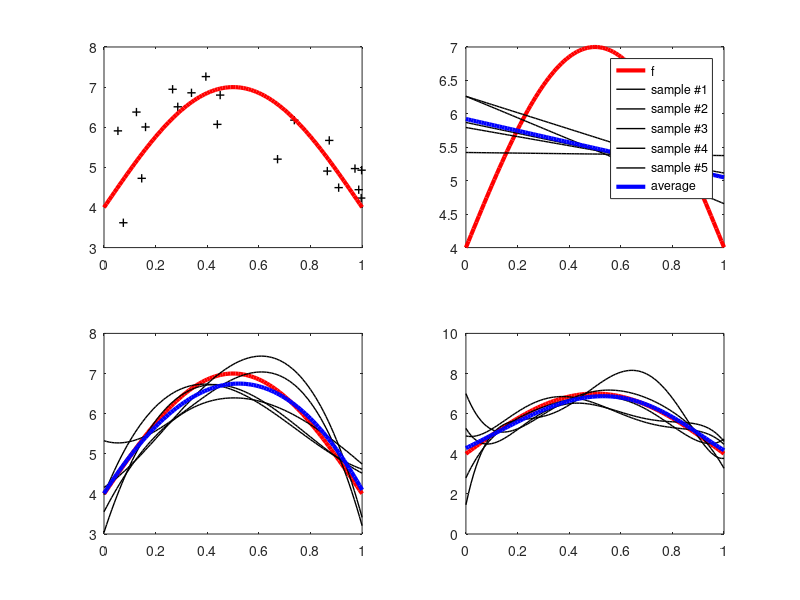
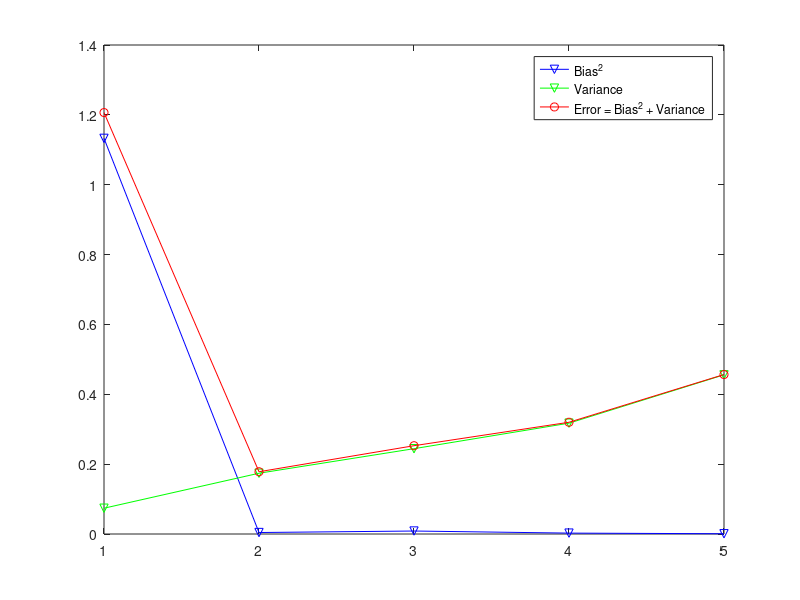

Reproduce these figures in MATLAB, in order.
clc; clear all;

xt = rand(1,20); 
rt = zeros(5,20);
for i=1:1:5
    noise = normrnd(0,1,[1,20]);
    rt(i,:) = (3*sin(3.14*xt) + 4)+ noise;
end

points = 0:0.01:1; 
f = 3*sin(3.14*points) + 4;

% plot a sample of data along with f
figure; 
subplot(2,2,1);
plot(xt,rt(1,:), 'k+','LineWidth', 1); hold on;
plot(points,f,'r','LineWidth', 3); hold on;
%axis()

degree = 1;
p1 = polyfit(xt,rt(1,:),degree); p1v = polyval(p1,points);
p2 = polyfit(xt,rt(2,:),degree); p2v = polyval(p2,points);
p3 = polyfit(xt,rt(3,:),degree); p3v = polyval(p3,points);
p4 = polyfit(xt,rt(4,:),degree); p4v = polyval(p4,points);
p5 = polyfit(xt,rt(5,:),degree); p5v = polyval(p5,points);
pv_average = (p1v + p2v + p3v + p4v + p5v)/5;
subplot(2,2,2);
plot(points,f,'r','LineWidth', 3); hold on;
plot(points,p1v,'k','LineWidth', 1); hold on;
plot(points,p2v,'k','LineWidth', 1); hold on;
plot(points,p3v,'k','LineWidth', 1); hold on;
plot(points,p4v,'k','LineWidth', 1); hold on;
plot(points,p5v,'k','LineWidth', 1); hold on;
plot(points,pv_average,'b','LineWidth', 3);
legend('f','sample #1','sample #2','sample #3','sample #4','sample #5','average');

degree = 3;
p1 = polyfit(xt,rt(1,:),degree); p1v = polyval(p1,points);
p2 = polyfit(xt,rt(2,:),degree); p2v = polyval(p2,points);
p3 = polyfit(xt,rt(3,:),degree); p3v = polyval(p3,points);
p4 = polyfit(xt,rt(4,:),degree); p4v = polyval(p4,points);
p5 = polyfit(xt,rt(5,:),degree); p5v = polyval(p5,points);
pv_average = (p1v + p2v + p3v + p4v + p5v)/5;
subplot(2,2,3);
plot(points,f,'r','LineWidth', 3); hold on;
plot(points,p1v,'k','LineWidth', 1); hold on;
plot(points,p2v,'k','LineWidth', 1); hold on;
plot(points,p3v,'k','LineWidth', 1); hold on;
plot(points,p4v,'k','LineWidth', 1); hold on;
plot(points,p5v,'k','LineWidth', 1); hold on;
plot(points,pv_average,'b','LineWidth', 3);

degree = 5;
p1 = polyfit(xt,rt(1,:),degree); p1v = polyval(p1,points);
p2 = polyfit(xt,rt(2,:),degree); p2v = polyval(p2,points);
p3 = polyfit(xt,rt(3,:),degree); p3v = polyval(p3,points);
p4 = polyfit(xt,rt(4,:),degree); p4v = polyval(p4,points);
p5 = polyfit(xt,rt(5,:),degree); p5v = polyval(p5,points);
pv_average = (p1v + p2v + p3v + p4v + p5v)/5;
subplot(2,2,4);
plot(points,f,'r','LineWidth', 3); hold on;
plot(points,p1v,'k','LineWidth', 1); hold on;
plot(points,p2v,'k','LineWidth', 1); hold on;
plot(points,p3v,'k','LineWidth', 1); hold on;
plot(points,p4v,'k','LineWidth', 1); hold on;
plot(points,p5v,'k','LineWidth', 1); hold on;
plot(points,pv_average,'b','LineWidth', 3);

%%
Ft = 3*sin(3.14*xt) + 4; 
Variance = zeros(5,1);
Bias_2 = zeros(5,1);
M = 100;
for degree = 1:1:5
    rt = zeros(M,20); %100 samples
    
    pv_avg = 0;
    for i=1:1:M
        noise = normrnd(0,1,[1,20]);
        rt(i,:) = (3*sin(3.14*xt) + 4)+ noise;
        p = polyfit(xt,rt(i,:),degree); pv = polyval(p,points);
        pv_avg = pv_avg + pv;
    end
    pv_avg = pv_avg / M;
    
    % Caculate Bias^2
    temp = 0;
    for j=1:1:length(points)
        temp = temp + (pv_avg(1,j) - f(1,j))^2;
    end
    Bias_2(degree,1) = temp/length(points);
    
    % Caculate Variance
    temp1 = 0;
    for i=1:1:M
        p = polyfit(xt,rt(i,:),degree); pv = polyval(p,points);
        gx = pv;
        temp2 = 0;
        for j=1:1:length(points)
            temp2 = temp2 + (gx(1,j) - pv_avg(1,j))^2;
        end
        temp1 = temp1 + temp2;
    end
    Variance(degree,1) = temp1/(M*length(points));
end
Error = Bias_2 + Variance;

figure;

%{
subplot(2,1,1);
plot(points,f,'r','LineWidth', 3); hold on;
plot(points,pv_avg,'b','LineWidth', 3);

subplot(2,1,2);
%}
plot(Bias_2,'b-v'); hold on;
plot(Variance,'g-v'); hold on;
plot(Error, 'r-o');
legend('Bias^2','Variance','Error = Bias^2 + Variance');





